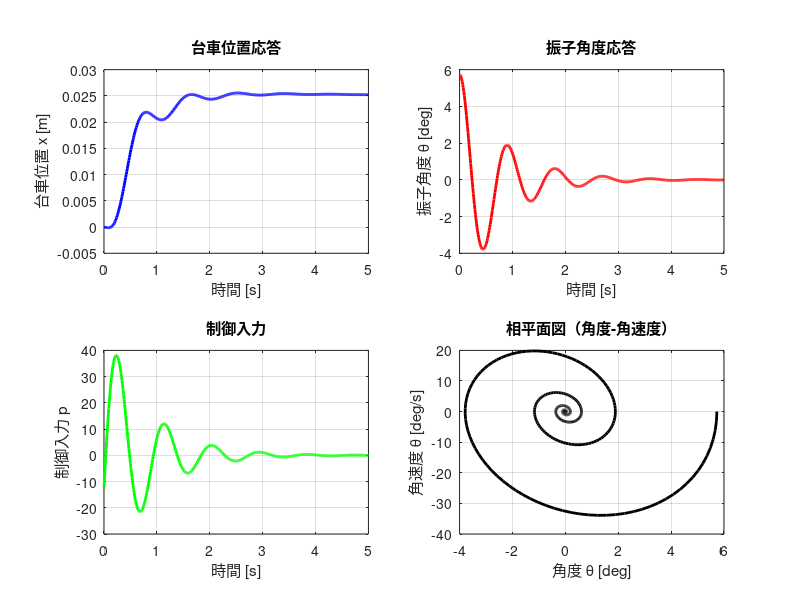

MATLAB code to generate this figure: (Note: this script raises an error after producing the figure.)
%% 倒立振子のLQR制御設計
% 状態方程式: dx/dt = Ax + Bp
% 状態変数: [x, x_dot, theta, theta_dot]'
% 制御入力: p (モータへの入力)

clear; clc; close all;

%% パラメータ設定
% 物理パラメータ
M = 0.698;        % 台車質量 [kg]
m = 0.0303;        % 振子質量 [kg]
l = 0.30 / 2;        % 振子長さ [m]
g = 9.81;       % 重力加速度 [m/s^2]

v_base = 12; % 定格電圧
v_ref = 8; % 印加電圧
v_ratio = v_ref / v_base; % 定格電圧と印加電圧の比率

% モータ・機構パラメータ
r_omega = 0.0255; % 車輪半径 [m]
omega_max = 387.46 * v_ratio; % 最大回転数 [rad/s]
u_max = 0.0078 * v_ratio;     % 最大トルク [N・m]
G = 6.667;         % ギア比

%% 状態空間行列の計算
% A行列の要素計算
a22 = -4/(4*M + m) * G^2 * u_max / (r_omega^2 * omega_max);
a23 = -3*m*g/(4*M + m);
a42 = -3/(l*(4*M + m)) * G^2 * u_max / (r_omega^2 * omega_max);
a43 = -3*(M + m)*g / (l*(4*M + m));

% A行列
A = [0,   1,   0,   0;
     0,  a22, a23,  0;
     0,   0,   0,   1;
     0,  a42, a43,  0];

% B行列の要素計算
b2 = 4/(4*M + m) * G * u_max / (r_omega * omega_max);
b4 = 3/(l*(4*M + m)) * G * u_max / (r_omega * omega_max);

% B行列
B = [0; b2; 0; b4];

% C行列（全状態観測可能と仮定）
C = eye(4);
D = 0;

% 10, 1, 50000, 10000

%% 重み行列の設定
% Q行列（状態の重み）
Q = diag([1, 100, 1000, 5000]); % [x位置, x速度, 角度, 角速度]の重み

% R行列（制御入力の重み）
R = 1;

%% LQR制御器設計
[K, S, P] = lqr(A, B, Q, R);

%% 結果表示
fprintf('=== 倒立振子LQR制御設計結果 ===\n');
fprintf('パラメータ:\n');
fprintf('  台車質量 M = %.2f kg\n', M);
fprintf('  振子質量 m = %.2f kg\n', m);
fprintf('  振子長さ l = %.2f m\n', l);
fprintf('  ギア比 G = %.1f\n', G);
fprintf('\n');

fprintf('状態フィードバックゲイン K:\n');
fprintf('  K = [%.4f, %.4f, %.4f, %.4f]\n', K);
fprintf('\n');

fprintf('制御則: u = -K * x\n');
fprintf('v_ref = -%.4f*x - %.4f*dx - %.4f*theta - %.4f*dtheta;\n', K);
fprintf('\n');

%% 閉ループ系の安定性確認
A_cl = A - B*K;
poles = eig(A_cl);

fprintf('閉ループ系の極:\n');
for i = 1:length(poles)
    if imag(poles(i)) == 0
        fprintf('  極%d: %.4f\n', i, real(poles(i)));
    else
        fprintf('  極%d: %.4f ± %.4fj\n', i, real(poles(i)), abs(imag(poles(i))));
    end
end

% 安定性判定
if all(real(poles) < 0)
    fprintf('-> 閉ループ系は安定です\n');
else
    fprintf('-> 警告: 閉ループ系が不安定です\n');
end

%% 状態空間モデルの作成
sys_ol = ss(A, B, C, D);  % 開ループ系
sys_cl = ss(A_cl, B, C, D); % 閉ループ系

%% シミュレーション
t = 0:0.01:5; % 時間ベクトル

% 初期条件（振子が少し傾いた状態）
x0 = [0; 0; 0.1; 0]; % [x, x_dot, theta, theta_dot]

% 閉ループ系の応答
[y, t_sim] = initial(sys_cl, x0, t);

%% 結果のプロット
figure('Position', [100, 100, 1200, 800]);

% 位置応答
subplot(2,2,1);
plot(t_sim, y(:,1), 'b-', 'LineWidth', 2);
xlabel('時間 [s]');
ylabel('台車位置 x [m]');
title('台車位置応答');
grid on;

% 角度応答
subplot(2,2,2);
plot(t_sim, y(:,3)*180/pi, 'r-', 'LineWidth', 2);
xlabel('時間 [s]');
ylabel('振子角度 θ [deg]');
title('振子角度応答');
grid on;

% 制御入力
u_sim = -K * y';
subplot(2,2,3);
plot(t_sim, u_sim, 'g-', 'LineWidth', 2);
xlabel('時間 [s]');
ylabel('制御入力 p');
title('制御入力');
grid on;

% 相平面図（角度 vs 角速度）
subplot(2,2,4);
plot(y(:,3)*180/pi, y(:,4)*180/pi, 'k-', 'LineWidth', 2);
xlabel('角度 θ [deg]');
ylabel('角速度 θ̇ [deg/s]');
title('相平面図（角度-角速度）');
grid on;

sgtitle('倒立振子LQR制御シミュレーション結果');

%% ボード線図（開ループ特性）
figure;
bode(sys_ol);
title('開ループ系のボード線図');
grid on;

%% ステップ応答比較
figure;
step(sys_cl, 10);
title('閉ループ系のステップ応答');
grid on;

fprintf('\n=== シミュレーション完了 ===\n');
fprintf('初期角度: %.1f度から制御開始\n', x0(3)*180/pi);
fprintf('最終角度: %.4f度\n', y(end,3)*180/pi);
fprintf('整定時間: 約%.2f秒\n', t_sim(end));